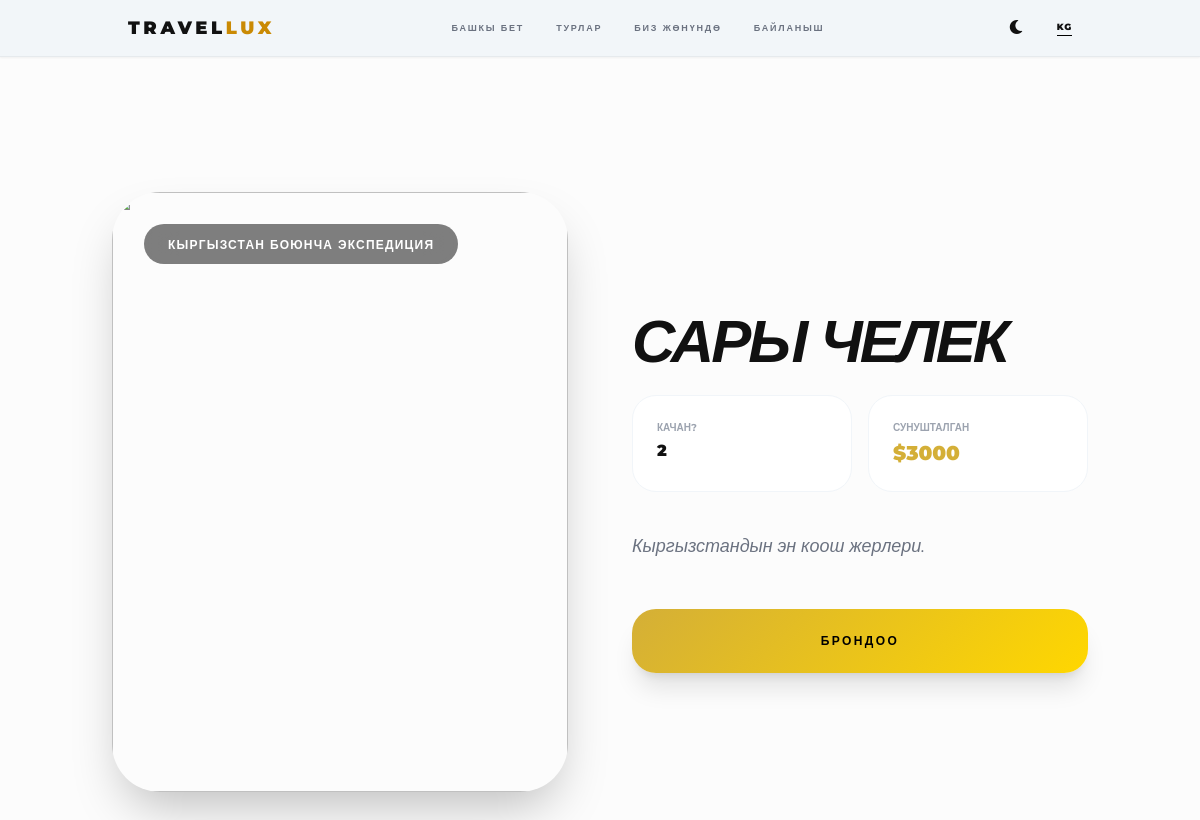
Page /tour/4/ on the earlier database version.
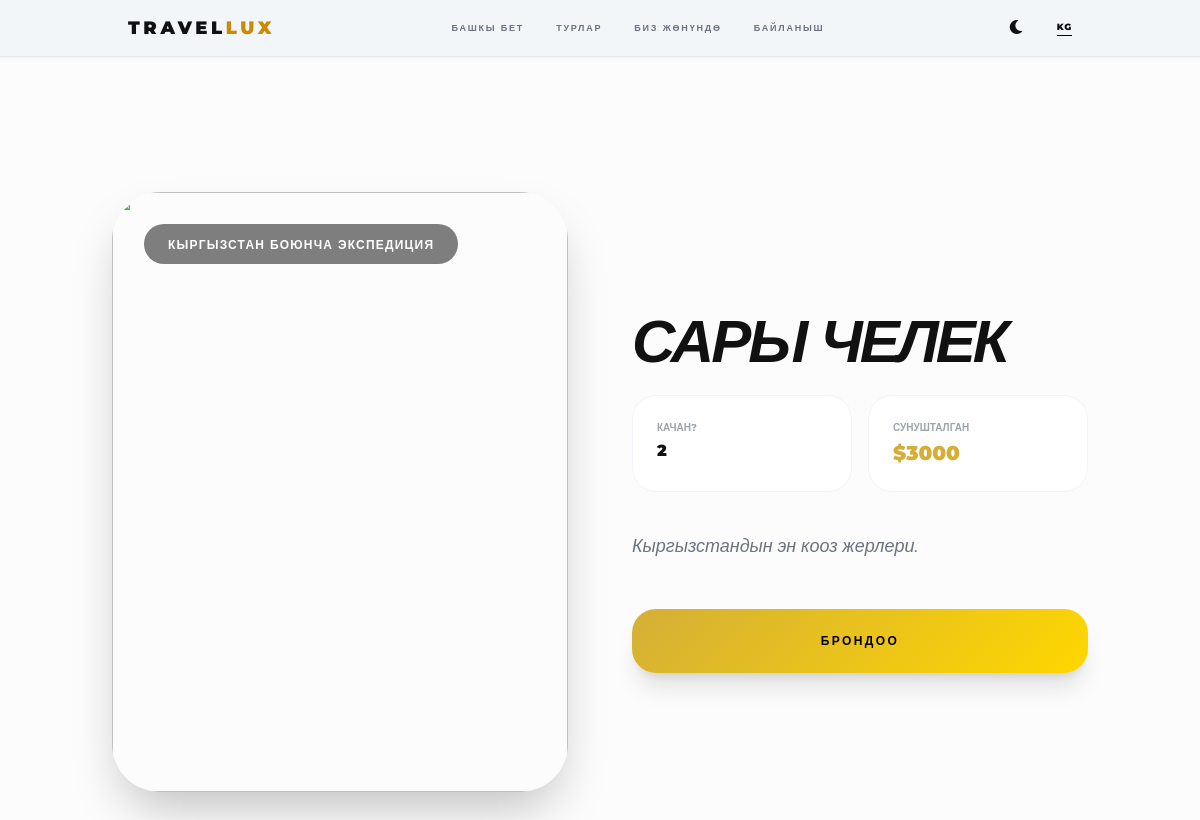
Same page on the later database version.
### tours/models.py (models this page shows, shortened)
class Tour(models.Model):
    CATEGORY_CHOICES = [
        ('mountain', 'Тоо турлары'),
        ('horse', 'Атчан жүрүү'),
        ('vip', 'VIP Экспедиция'),
    ]
    MONTH_CHOICES = [
        ('Март', 'Март'),
        ('Апрель', 'Апрель'),
        ('Май', 'Май'),
        ('Июнь', 'Июнь'),
        ('Июль', 'Июль'),
        ('Август', 'Август'),
        ('Сентябрь', 'Сентябрь'),
        ('Октябрь', 'Октябрь'),
    ]
    title = models.CharField(max_length=200, verbose_name="Турдун аталышы")
    description = models.TextField(verbose_name="Сүрөттөмөсү")
    price = models.IntegerField(verbose_name="Баасы (сом)")
    duration = models.CharField(max_length=100, verbose_name="Мөөнөтү")
    image = CloudinaryField('Башкы сүрөт')
    category = models.CharField(
        max_length=20,
        choices=CATEGORY_CHOICES,
        default='mountain',
        verbose_name="Категория"
    )
    month = models.CharField(
        max_length=20,
        choices=MONTH_CHOICES,
        null=True,
        blank=True,
        verbose_name="Кайсы айга таандык?"
    )
    program = models.TextField(
        verbose_name="Турдун программасы",
        help_text="Ар бир күндү жаңы саптан жазыңыз (мисалы: 1-күн: Тосуп алуу)",
        blank=True, null=True
    )
    included = models.TextField(
        verbose_name="Баага эмнелер кирет?",
        help_text="Ар бир кызматты жаңы саптан жазыңыз",
        blank=True, null=True
    )
    not_included = models.TextField(
        verbose_name="Баага эмнелер кирбейт?",
        help_text="Ар бир пунктту жаңы саптан жазыңыз",
        blank=True, null=True
    )
    map_embed = models.TextField(blank=True, null=True, verbose_name="Карта (iframe)")
    created_at = models.DateTimeField(auto_now_add=True, null=True, blank=True)
    class Meta:
        verbose_name = "Тур"
        verbose_name_plural = "Турлар"
        ordering = ['-created_at']

### tours/views.py (the view)
# urls.py: path('tour/<int:pk>/', views.tour_detail, name='tour_detail'),
def tour_detail(request, pk):
    tour = get_object_or_404(Tour, pk=pk)
    related_tours = Tour.objects.filter(category=tour.category).exclude(pk=pk)[:3]
    context = {
        'tour': tour,
        'related_tours': related_tours,
        'whatsapp_number': '996553956070',  # Сиздин номериңиз
    }
    return render(request, 'tours/tour_detail.html', context)

### tours/templates/tours/tour_detail.html (shortened to what this page needs)
{% extends 'tours/base.html' %}
{% block content %}
<section class="pt-32 pb-20 dark:bg-[#0f172a] transition-colors duration-500">
    <div class="container mx-auto px-6">
        <div class="grid grid-cols-1 lg:grid-cols-2 gap-16">
            <div class="relative h-[400px] md:h-[600px] rounded-[3rem] overflow-hidden shadow-2xl">
                <img src="{{ tour.image.url }}" class="w-full h-full object-cover">
                <div class="absolute top-8 left-8 bg-black/50 backdrop-blur-lg px-6 py-2 rounded-full">
                    <span class="text-white text-xs font-black uppercase tracking-widest" data-i18n="detail-tag">Кыргызстан</span>
                </div>
            </div>
            <div class="flex flex-col justify-center">
                <h1 class="text-4xl md:text-6xl font-black mb-6 uppercase italic tracking-tighter dark:text-white leading-none">
                    {{ tour.title }}
                </h1>
                <div class="grid grid-cols-2 gap-4 mb-10">
                    <div class="info-card p-6">
                        <span class="text-[10px] uppercase font-bold text-gray-400 block mb-1" data-i18n="search-when">Качан?</span>
                        <span class="font-black dark:text-white">{{ tour.duration }}</span>
                    </div>
                    <div class="info-card p-6">
                        <span class="text-[10px] uppercase font-bold text-gray-400 block mb-1" data-i18n="tours-title">Баасы</span>
                        <span class="font-black text-[#D4AF37] text-xl">${{ tour.price }}</span>
                    </div>
                </div>
                <div class="prose dark:prose-invert max-w-none mb-12">
                    <p class="text-gray-500 dark:text-gray-400 text-lg leading-relaxed italic">
                        {{ tour.description }}
                    </p>
                </div>
                <a href="https://wa.me/996553956070" class="gold-gradient w-full py-6 rounded-3xl text-center text-black font-black uppercase tracking-[0.2em] text-xs shadow-xl hover:scale-[1.02] transition-transform">
                    <span data-i18n="btn-book-now">Брондоо</span>
                </a>
            </div>
        </div>
    </div>
</section>
{% endblock %}

### tours/templates/tours/base.html (shortened to what this page needs)
<!DOCTYPE html>
<html lang="en">
<head>
    <script src="https://cdn.tailwindcss.com"></script>
    <link rel="stylesheet" href="https://cdnjs.cloudflare.com/ajax/libs/font-awesome/6.0.0/css/all.min.css">
</head>
<body class="bg-[#fcfcfc] dark:bg-[#0f172a] text-[#111] dark:text-white overflow-x-hidden">
    <nav class="glass fixed w-full z-[100] border-b border-black/5 shadow-sm">
        <div class="container mx-auto px-4 md:px-10 py-2 flex justify-between items-center">
            <a href="{% url 'home' %}" class="text-base md:text-lg font-black tracking-[0.2em] uppercase">
                Travel<span class="text-yellow-600">Lux</span>
            </a>
            <div class="hidden md:flex space-x-8 text-[9px] font-bold uppercase tracking-[0.2em] text-gray-500">
                <a href="{% url 'home' %}" class="hover:text-black dark:hover:text-white transition" data-i18n="nav-home">Home</a>
                <a href="{% url 'tours_list' %}" class="hover:text-black dark:hover:text-white transition" data-i18n="nav-tours">Tours</a>
                <a href="{% url 'details_page' %}" class="hover:text-black dark:hover:text-white transition" data-i18n="nav-details">Details</a>
                <a href="{% url 'contact_page' %}" class="hover:text-black dark:hover:text-white transition" data-i18n="nav-contact">Contact</a>
            </div>
            <div class="flex items-center gap-3 md:gap-6">
                <button id="theme-toggle" class="text-base hover:text-yellow-600 transition p-2">
                    <i class="fas fa-moon dark:hidden"></i>
                </button>
                <div class="relative">
                    <button id="lang-btn" class="flex items-center gap-1 text-[9px] font-black uppercase tracking-widest border-b border-black dark:border-white pb-0.5">
                        <span id="current-lang">EN</span>
                    </button>
                </div>
            </div>
        </div>
    </nav>
    <main class="pt-16">
        {% block content %}{% endblock %}
    </main>
</body>
</html>

### tours/templates/tours/base.html (style rules this page uses)
body { font-family: 'Montserrat', sans-serif; -webkit-tap-highlight-color: transparent; scroll-behavior: smooth; transition: background-color 0.3s ease; }
.glass { background: rgba(241, 245, 249, 0.9); backdrop-filter: blur(10px); }

### tours/templates/tours/tour_detail.html (style rules this page uses)
.info-card { background: white; border-radius: 24px; border: 1px solid #f1f5f9; }
.gold-gradient { background: linear-gradient(135deg, #D4AF37 0%, #FFD700 100%); }

Differences in the rows shown:
changed Tour "САРЫ ЧЕЛЕК": description "Кыргызстандын эн коош жерлери." → "Кыргызстандын эн кооз жерлери."
